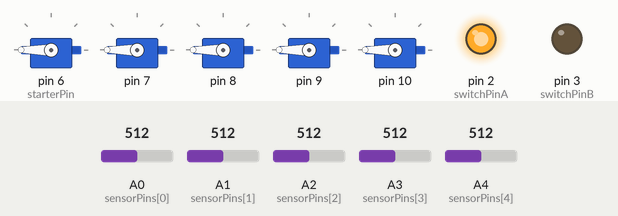
Recording of a sketch running on a simulated Arduino Uno, built with avr-gcc and run on an emulated ATmega328P. Parts: 5 × servo, output pins drawn as LEDs (lit = HIGH). The test bench sets the inputs (shaded band); at power-on: A0 (sensorPins[0]) = 512, A1 (sensorPins[1]) = 512, A2 (sensorPins[2]) = 512, A3 (sensorPins[3]) = 512, A4 (sensorPins[4]) = 512.

Above: at 0.2 s.
Timing chart, 0 to 1.7 s (numbered marks = the images above):
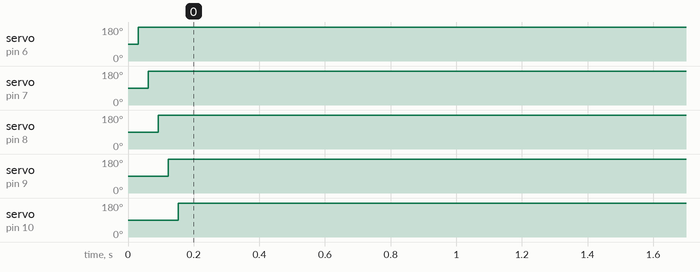

The sketch:

nerfMines.ino
```cpp
#include <Servo.h>

Servo myServos[5];
int numServos = 5;
int starterPin = 6;

int sensorPins[5] = {A0, A1, A2, A3, A4};
int numSensors = 5;
int sensorReadings[5];
int distance;

int firePosition = 180;
int resetPosition = 0;

int switchPinA = 2;
int switchPinB = 3;

char userInput;

void setup()
{

  Serial.begin(9600);

  for(int x = 0; x < numServos; x++)
  {

    myServos[x].attach(starterPin + x);

  }

  pinMode(switchPinA, OUTPUT);
  pinMode(switchPinB, OUTPUT);

  digitalWrite(switchPinA, HIGH);
  digitalWrite(switchPinB, LOW);

}

void loop()
{

  while(digitalRead(switchPinB) == LOW)
  {

      for(int z = 0; z < numSensors; z++)
      {

        sensorReadings[z] = takeAverageSensorReading(z, 3, 10);
        distance = readingToDistance(sensorReadings[z]);

        if(distance < 25 && distance != 0)
        {

          fire(z);

        }

      }

  }

  if(Serial.available())
  {

    userInput = Serial.read();

    if(userInput == 'r')
    {

      for(int r = 0; r < numServos; r++)
      {

          reset(r);

      }

    }

    else if(userInput - 48 < 10 && userInput - 48 >= 0)
    {

         reset(userInput - 48);

    }

  }

}

int takeAverageSensorReading(int numSensor, int samples, int delayTime)
{

  int totalReading = 0;

  for(int i = 0; i < samples; i++)
  {

    totalReading += analogRead(sensorPins[numSensor]);
    delay(delayTime);

  }

  return totalReading / 3;

}

int readingToDistance(int reading)
{

  int distanceConversion = (6787 / (reading - 3)) - 4;

  return distanceConversion;

}

void fire(int motor)
{

  myServos[motor].write(firePosition);

}

void reset(int motor)
{

  myServos[motor].write(resetPosition);

}
```

Measured:
- by itself, servo on pin 6 (starterPin): 90° → 180° at 0.03 s
- by itself, servo on pin 7: 90° → 180° at 0.06 s
- by itself, servo on pin 8: 90° → 180° at 0.09 s
- by itself, servo on pin 9: 90° → 180° at 0.12 s
- by itself, servo on pin 10: 90° → 180° at 0.15 s
